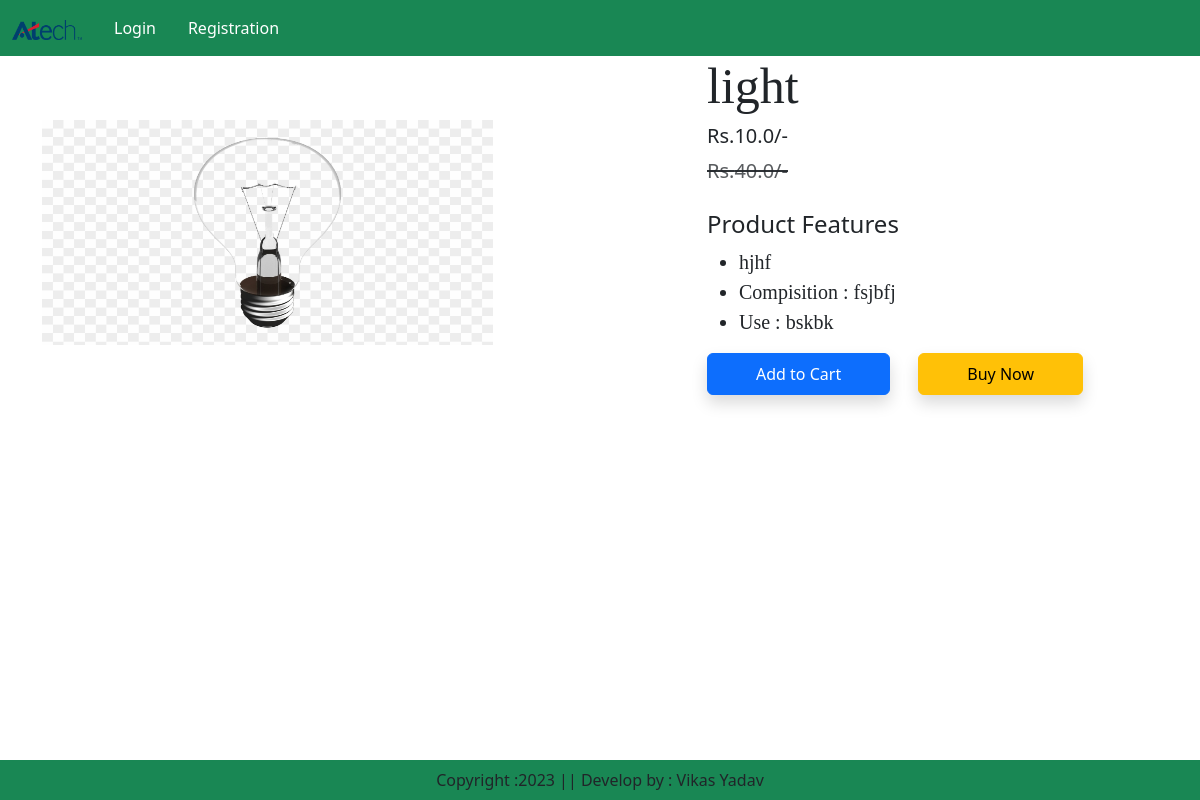
Screenshot of /product-detail/2 with the database file from the repository.
### app/models.py (models this page shows, shortened)
class Product(models.Model):
    title = models.CharField(max_length=100)
    selling_price = models.FloatField()
    discount_price = models.FloatField()
    description = models.TextField()
    composition = models.TextField()
    prodapp = models.TextField(default='')
    category = models.CharField(choices=CATEGORY_CHOICES, max_length=2)
    product_images = models.ImageField(upload_to='product')

### app/views.py (the view)
# urls.py: path("product-detail/<int:pk>",views.ProductDetail.as_view(),name="product-detail"),
class ProductDetail(View):
    def get(self,request,pk):
        product = Product.objects.get(pk=pk)
        return render(request,"app/productdetail.html",locals())

### app/templates/app/productdetail.html (shortened to what this page needs)
{% extends 'app/base.html' %}
{% load static %}
{% block main-content %}
    <div class="container">
        <div class="row flex justify-content-between">
            <div class="img2 col-lg-5 mt-5">
                <img src="{{product.product_images.url}}" class="image col-xs-6 col-sm-12 col-lg-12 mt-3 text-sm-center w-100 h-75" alt="">
            </div>
            <div class="productdetail col-lg-5">
                <h1 style="font-family:Georgia; font-size:50px">{{product.title}}</h1>
                <h5>Rs.{{product.discount_price}}/-</h5>
                <small class="text-decoration-line-through text-muted fs-5"> <del>Rs.{{product.selling_price}}/-</small> </del>
                <br><br><h4>Product Features</h4>
                <ul class='fs-5' style="font-family: Rajdhani;">
                    <li>{{product.description}}</li>
                    <li>Compisition : {{product.composition}}</li>
                    <li>Use : {{product.prodapp}}</li>
                </ul>
                    <form action="/add-to-cart" class='d-inline'>
                    <button type="submit" class="btn btn btn-primary shadow px-5 py-2">Add to Cart</button>
                    </form>
                    <a href="{% url 'showcart' %}" class='btn btn-warning shadow px-5 py-2 ms-4'>Buy Now </a>
            </div>
        </div>
    </div>
{% endblock main-content %}

### rows the page displays
Product: product_images (picture), title "light", discount_price "10.0", selling_price "40.0", description "hjhf", composition "fsjbfj", prodapp "bskbk"
